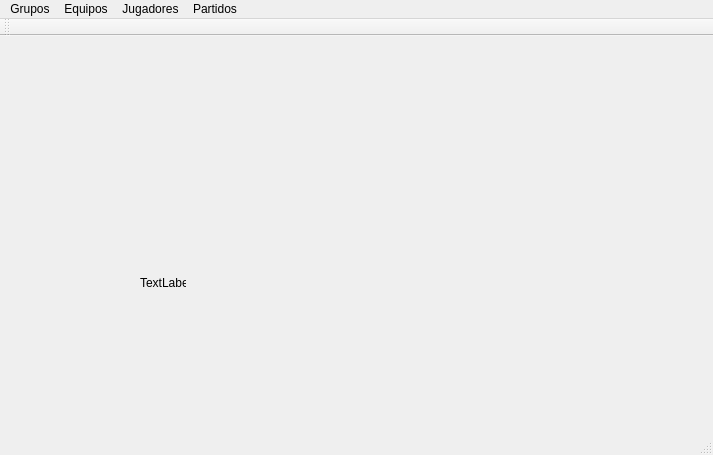
<?xml version="1.0" encoding="UTF-8"?>
<ui version="4.0">
 <class>PantallaPrincipal</class>
 <widget class="QMainWindow" name="PantallaPrincipal">
  <property name="geometry">
   <rect>
    <x>0</x>
    <y>0</y>
    <width>713</width>
    <height>455</height>
   </rect>
  </property>
  <property name="windowTitle">
   <string>PantallaPrincipal</string>
  </property>
  <widget class="QWidget" name="centralWidget">
   <widget class="QLabel" name="label">
    <property name="geometry">
     <rect>
      <x>140</x>
      <y>240</y>
      <width>46</width>
      <height>13</height>
     </rect>
    </property>
    <property name="text">
     <string>TextLabel</string>
    </property>
   </widget>
  </widget>
  <widget class="QMenuBar" name="menuBar">
   <property name="geometry">
    <rect>
     <x>0</x>
     <y>0</y>
     <width>713</width>
     <height>21</height>
    </rect>
   </property>
   <widget class="QMenu" name="menuGrupos">
    <property name="title">
     <string>Grupos</string>
    </property>
    <addaction name="actionGrupo_A"/>
    <addaction name="actionGrupo_B"/>
   </widget>
   <widget class="QMenu" name="menuEquipos">
    <property name="title">
     <string>Equipos</string>
    </property>
    <addaction name="actionAlemania"/>
    <addaction name="actionArgentina"/>
    <addaction name="actionAustralia"/>
    <addaction name="actionCosta_de_Marfil"/>
    <addaction name="actionCosta_Rica"/>
    <addaction name="actionEspa_a"/>
    <addaction name="actionHolanda"/>
    <addaction name="actionJap_n"/>
   </widget>
   <widget class="QMenu" name="menuJugadores">
    <property name="title">
     <string>Jugadores</string>
    </property>
   </widget>
   <widget class="QMenu" name="menuPartidos">
    <property name="title">
     <string>Partidos</string>
    </property>
   </widget>
   <addaction name="menuGrupos"/>
   <addaction name="menuEquipos"/>
   <addaction name="menuJugadores"/>
   <addaction name="menuPartidos"/>
  </widget>
  <widget class="QToolBar" name="mainToolBar">
   <attribute name="toolBarArea">
    <enum>TopToolBarArea</enum>
   </attribute>
   <attribute name="toolBarBreak">
    <bool>false</bool>
   </attribute>
  </widget>
  <widget class="QStatusBar" name="statusBar"/>
  <action name="actionGrupo_A">
   <property name="text">
    <string>Grupo A</string>
   </property>
   <property name="font">
    <font>
     <pointsize>8</pointsize>
    </font>
   </property>
   <property name="shortcutContext">
    <enum>Qt::WindowShortcut</enum>
   </property>
   <property name="menuRole">
    <enum>QAction::AboutQtRole</enum>
   </property>
  </action>
  <action name="actionGrupo_B">
   <property name="text">
    <string>Grupo B</string>
   </property>
  </action>
  <action name="actionAlemania">
   <property name="text">
    <string>Alemania</string>
   </property>
  </action>
  <action name="actionArgentina">
   <property name="text">
    <string>Argentina</string>
   </property>
  </action>
  <action name="actionAustralia">
   <property name="text">
    <string>Australia</string>
   </property>
  </action>
  <action name="actionCosta_de_Marfil">
   <property name="text">
    <string>Costa de Marfil</string>
   </property>
  </action>
  <action name="actionCosta_Rica">
   <property name="text">
    <string>Costa Rica</string>
   </property>
  </action>
  <action name="actionEspa_a">
   <property name="text">
    <string>España</string>
   </property>
  </action>
  <action name="actionHolanda">
   <property name="text">
    <string>Holanda</string>
   </property>
  </action>
  <action name="actionJap_n">
   <property name="text">
    <string>Japón</string>
   </property>
  </action>
 </widget>
 <layoutdefault spacing="6" margin="11"/>
 <resources/>
 <connections/>
</ui>
